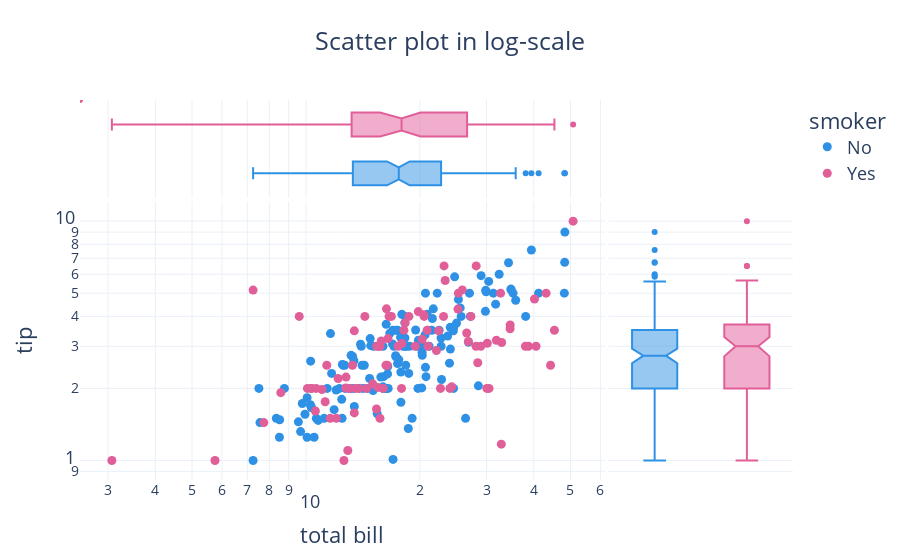

Here is the notebook cell this chart was saved with:
### Markdown cell above
If we don't need marginal histogram, we can use the built-in log-scale options.

### Code cell
fig = px.scatter(tips, x="total_bill", y="tip", color="smoker", marginal_y="box", marginal_x="box",
    log_x=True, log_y=True,
    title="Scatter plot in log-scale")
fig.update_layout(xaxis_title="total bill", yaxis_title="tip", title_x=0.5)
fig.show(config={'displaylogo': False})

### Figure 1 — Plotly figure (JSON) as saved in the notebook; plotly's stock layout.template omitted (floating-point values rounded to 4 significant figures; data arrays with more than 128 entries replaced by an {"elided": "..."} marker saying what was removed)
{"data": [{"hovertemplate": "smoker=No<br>total_bill=%{x}<br>tip=%{y}<extra></extra>", "legendgroup": "No", "marker": {"color": "#2E91E5", "symbol": "circle"}, "mode": "markers", "name": "No", "orientation": "v", "showlegend": true, "type": "scatter", "x": {"elided": "151 float values"}, "xaxis": "x", "y": {"elided": "151 float values"}, "yaxis": "y"}, {"alignmentgroup": "True", "hovertemplate": "smoker=No<br>total_bill=%{x}<extra></extra>", "legendgroup": "No", "marker": {"color": "#2E91E5", "symbol": "circle"}, "name": "No", "notched": true, "offsetgroup": "No", "showlegend": false, "type": "box", "x": {"elided": "151 float values"}, "xaxis": "x3", "yaxis": "y3"}, {"alignmentgroup": "True", "hovertemplate": "smoker=No<br>tip=%{y}<extra></extra>", "legendgroup": "No", "marker": {"color": "#2E91E5", "symbol": "circle"}, "name": "No", "notched": true, "offsetgroup": "No", "showlegend": false, "type": "box", "xaxis": "x2", "y": {"elided": "151 float values"}, "yaxis": "y2"}, {"hovertemplate": "smoker=Yes<br>total_bill=%{x}<br>tip=%{y}<extra></extra>", "legendgroup": "Yes", "marker": {"color": "#E15F99", "symbol": "circle"}, "mode": "markers", "name": "Yes", "orientation": "v", "showlegend": true, "type": "scatter", "x": [38.01, 11.24, 20.29, 13.81, 11.02, 18.29, 3.07, 15.01, 26.86, 25.28, 17.92, 19.44, 32.68, 28.97, 5.75, 16.32, 40.17, 27.28, 12.03, 21.01, 11.35, 15.38, 44.3, 22.42, 15.36, 20.49, 25.21, 14.31, 16, 17.51, 10.59, 10.63, 50.81, 15.81, 7.25, 31.85, 16.82, 32.9, 17.89, 14.48, 9.6, 34.63, 34.65, 23.33, 45.35, 23.17, 40.55, 20.9, 30.46, 18.15, 23.1, 15.69, 19.81, 28.44, 15.48, 16.58, 10.34, 43.11, 13, 13.51, 18.71, 12.74, 13, 16.4, 20.53, 16.47, 26.59, 38.73, 24.27, 12.76, 30.06, 25.89, 13.27, 28.17, 12.9, 28.15, 11.59, 7.74, 30.14, 12.16, 13.42, 8.58, 13.42, 16.27, 10.09, 22.12, 24.01, 15.69, 15.53, 12.6, 32.83, -27, 22.67], "xaxis": "x", "y": [3, 1.76, 3.21, 2, 1.98, 3.76, 1, 2.09, 3.14, 5, 3.08, 3, 5, 3, 1, 4.3, 4.73, 4, 1.5, 3, 2.5, 3, 2.5, 3.48, 1.64, 4.06, 4.29, 4, 2, 3, 1.61, 2, 10, 3.16, 5.15, 3.18, 4, 3.11, 2, 2, 4, 3.55, 3.68, 5.65, 3.5, 6.5, 3, 3.5, 2, 3.5, 4, 1.5, 4.19, 2.56, 2.02, 4, 2, 5, 2, 2, 4, 2.01, 2, 2.5, 4, 3.23, 3.41, 3, 2.03, 2.23, 2, 5.16, 2.5, 6.5, 1.1, 3, 1.5, 1.44, 3.09, 2.2, 3.48, 1.92, 1.58, 2.5, 2, 2.88, 2, 3, 3, 1, 1.17, 2, 2], "yaxis": "y"}, {"alignmentgroup": "True", "hovertemplate": "smoker=Yes<br>total_bill=%{x}<extra></extra>", "legendgroup": "Yes", "marker": {"color": "#E15F99", "symbol": "circle"}, "name": "Yes", "notched": true, "offsetgroup": "Yes", "showlegend": false, "type": "box", "x": [38.01, 11.24, 20.29, 13.81, 11.02, 18.29, 3.07, 15.01, 26.86, 25.28, 17.92, 19.44, 32.68, 28.97, 5.75, 16.32, 40.17, 27.28, 12.03, 21.01, 11.35, 15.38, 44.3, 22.42, 15.36, 20.49, 25.21, 14.31, 16, 17.51, 10.59, 10.63, 50.81, 15.81, 7.25, 31.85, 16.82, 32.9, 17.89, 14.48, 9.6, 34.63, 34.65, 23.33, 45.35, 23.17, 40.55, 20.9, 30.46, 18.15, 23.1, 15.69, 19.81, 28.44, 15.48, 16.58, 10.34, 43.11, 13, 13.51, 18.71, 12.74, 13, 16.4, 20.53, 16.47, 26.59, 38.73, 24.27, 12.76, 30.06, 25.89, 13.27, 28.17, 12.9, 28.15, 11.59, 7.74, 30.14, 12.16, 13.42, 8.58, 13.42, 16.27, 10.09, 22.12, 24.01, 15.69, 15.53, 12.6, 32.83, -27, 22.67], "xaxis": "x3", "yaxis": "y3"}, {"alignmentgroup": "True", "hovertemplate": "smoker=Yes<br>tip=%{y}<extra></extra>", "legendgroup": "Yes", "marker": {"color": "#E15F99", "symbol": "circle"}, "name": "Yes", "notched": true, "offsetgroup": "Yes", "showlegend": false, "type": "box", "xaxis": "x2", "y": [3, 1.76, 3.21, 2, 1.98, 3.76, 1, 2.09, 3.14, 5, 3.08, 3, 5, 3, 1, 4.3, 4.73, 4, 1.5, 3, 2.5, 3, 2.5, 3.48, 1.64, 4.06, 4.29, 4, 2, 3, 1.61, 2, 10, 3.16, 5.15, 3.18, 4, 3.11, 2, 2, 4, 3.55, 3.68, 5.65, 3.5, 6.5, 3, 3.5, 2, 3.5, 4, 1.5, 4.19, 2.56, 2.02, 4, 2, 5, 2, 2, 4, 2.01, 2, 2.5, 4, 3.23, 3.41, 3, 2.03, 2.23, 2, 5.16, 2.5, 6.5, 1.1, 3, 1.5, 1.44, 3.09, 2.2, 3.48, 1.92, 1.58, 2.5, 2, 2.88, 2, 3, 3, 1, 1.17, 2, 2], "yaxis": "y2"}], "layout": {"legend": {"title": {"text": "smoker"}, "tracegroupgap": 0}, "title": {"text": "Scatter plot in log-scale", "x": 0.5}, "xaxis": {"anchor": "y", "domain": [0, 0.7363], "title": {"text": "total bill"}, "type": "log"}, "xaxis2": {"anchor": "y2", "domain": [0.7413, 1], "matches": "x2", "showgrid": false, "showline": false, "showticklabels": false, "ticks": ""}, "xaxis3": {"anchor": "y3", "domain": [0, 0.7363], "matches": "x", "showgrid": true, "showticklabels": false, "type": "log"}, "xaxis4": {"anchor": "y4", "domain": [0.7413, 1], "matches": "x2", "showgrid": false, "showline": false, "showticklabels": false, "ticks": ""}, "yaxis": {"anchor": "x", "domain": [0, 0.7326], "title": {"text": "tip"}, "type": "log"}, "yaxis2": {"anchor": "x2", "domain": [0, 0.7326], "matches": "y", "showgrid": true, "showticklabels": false, "type": "log"}, "yaxis3": {"anchor": "x3", "domain": [0.7426, 1], "matches": "y3", "showgrid": false, "showline": false, "showticklabels": false, "ticks": ""}, "yaxis4": {"anchor": "x4", "domain": [0.7426, 1], "matches": "y3", "showgrid": true, "showline": false, "showticklabels": false, "ticks": ""}}}
